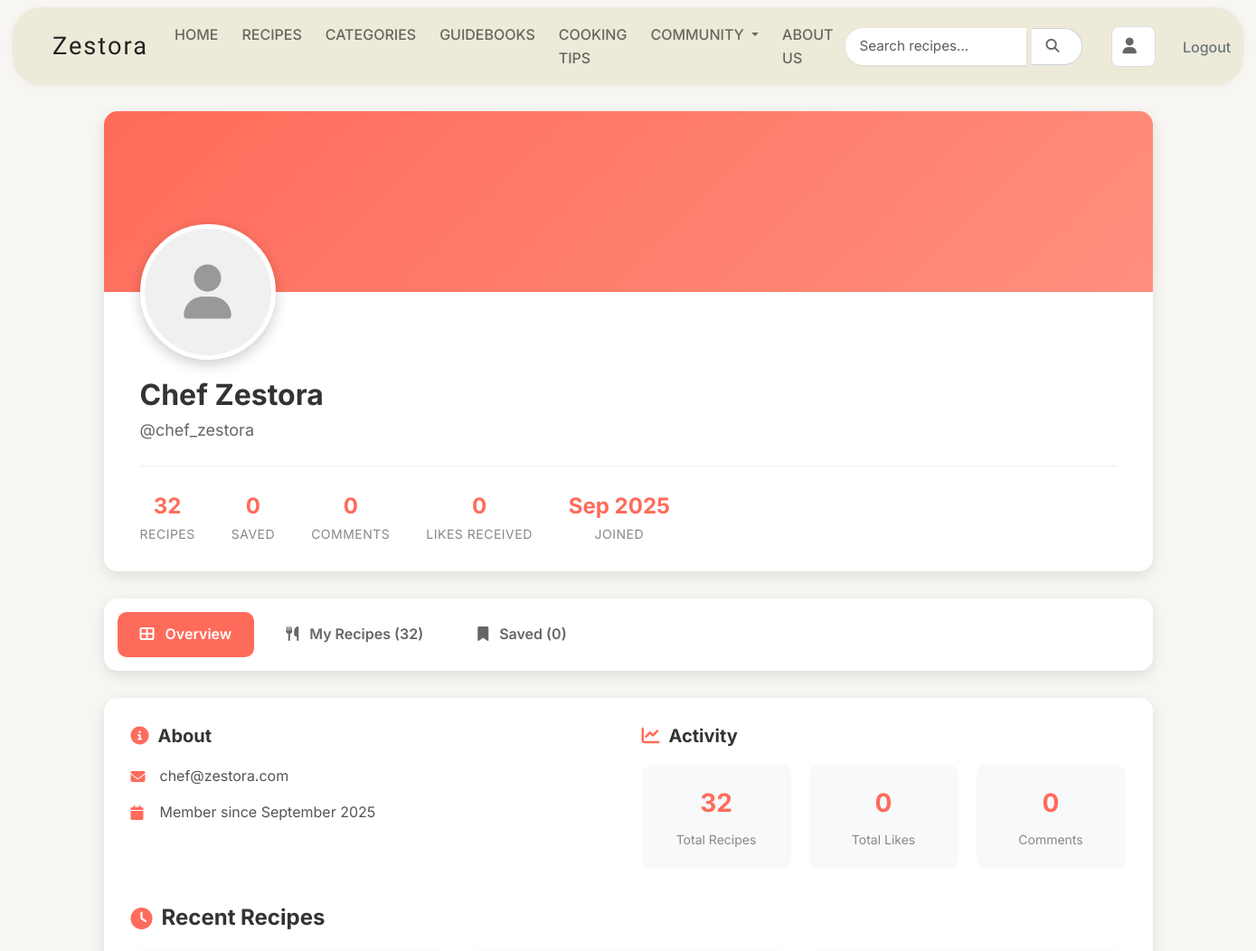
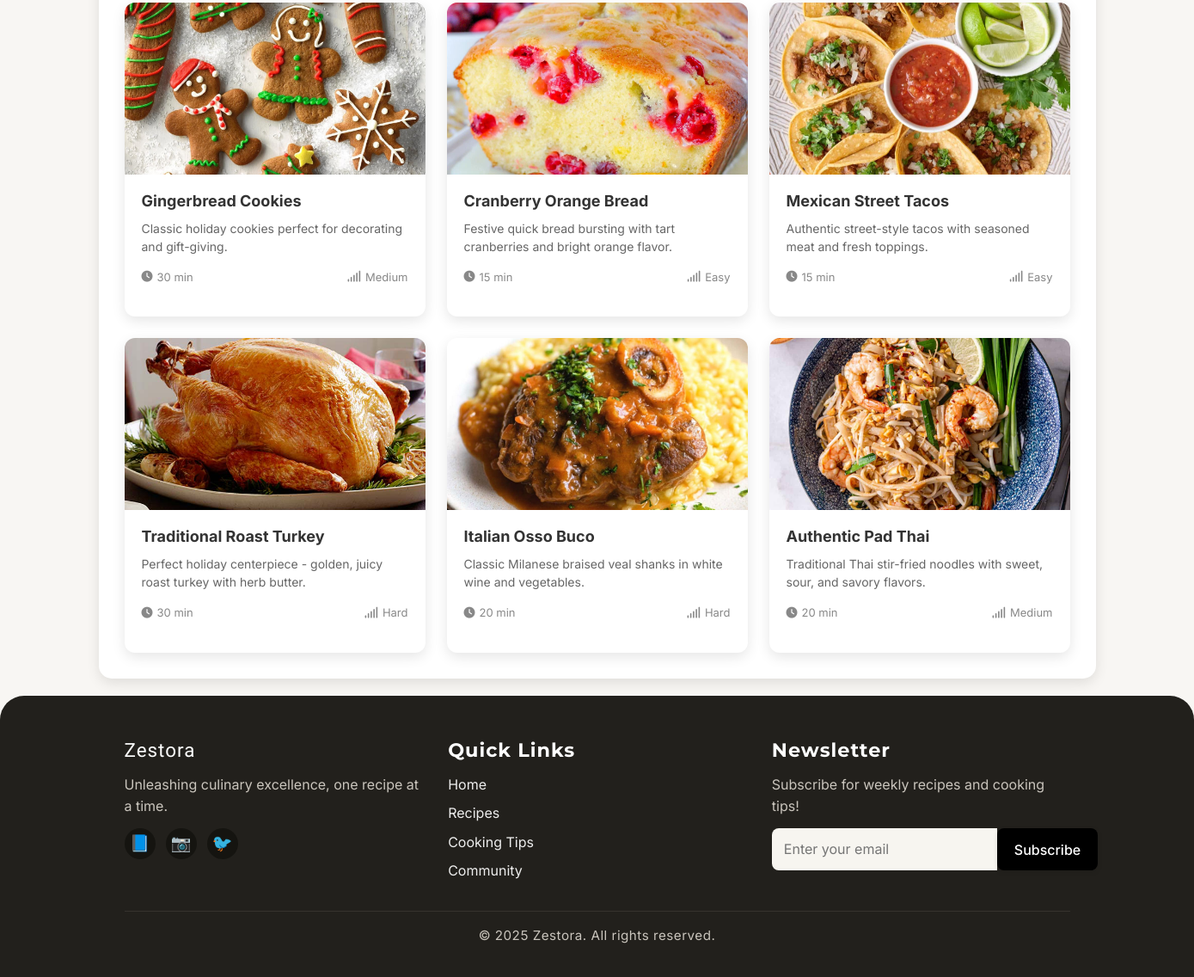
Screenshot of /profile/chef_zestora/ (signed in) with the database file from the repository (2 pictures, top to bottom).
### userprofile/models.py (models this page shows, shortened)
class UserProfile(models.Model):
    user = models.OneToOneField(User, on_delete=models.CASCADE, related_name='profile')
    profile_image = models.ImageField(upload_to='profile_images/', blank=True, null=True)
    bio = models.TextField(max_length=500, blank=True)
    location = models.CharField(max_length=100, blank=True)
    phone = models.CharField(max_length=20, blank=True)
    date_of_birth = models.DateField(null=True, blank=True)
    website = models.URLField(max_length=200, blank=True)
    created_at = models.DateTimeField(auto_now_add=True)
    updated_at = models.DateTimeField(auto_now=True)
    @property
    def comment_count(self):
        return self.user.recipe_comments.filter(is_active=True).count()
    @property
    def likes_received_count(self):
        from recipes.models import RecipeLike
        return RecipeLike.objects.filter(recipe__author=self.user, is_like=True).count()
    @property
    def full_name(self):
        return f"{self.user.first_name} {self.user.last_name}".strip() or self.user.username

### recipes/models.py (models this page shows, shortened)
class Recipe(models.Model):
    DIFFICULTY_CHOICES = [
        ('easy', 'Easy'),
        ('medium', 'Medium'),
        ('hard', 'Hard'),
    ]
    title = models.CharField(max_length=200)
    slug = models.SlugField(unique=True)
    description = models.TextField()
    ingredients = models.TextField()
    instructions = models.TextField()
    prep_time = models.IntegerField(help_text="Preparation time in minutes")
    cook_time = models.IntegerField(help_text="Cooking time in minutes")
    servings = models.IntegerField()
    difficulty = models.CharField(max_length=10, choices=DIFFICULTY_CHOICES)
    category = models.ForeignKey(Category, on_delete=models.CASCADE)
    image = models.ImageField(upload_to='recipes/', blank=True, null=True)
    author = models.ForeignKey(User, on_delete=models.CASCADE)
    featured = models.BooleanField(default=False)
    created_at = models.DateTimeField(auto_now_add=True)
    updated_at = models.DateTimeField(auto_now=True)

### userprofile/views.py (the view)
# urls.py: path('', views.profile_view, name='profile'),
@login_required
def profile_view(request, username=None):
    if username:
        user = get_object_or_404(User, username=username)
    else:
        user = request.user
    profile, created = UserProfile.objects.get_or_create(user=user)
    if created:
        messages.info(request, 'Profile created successfully!')
    user_recipes = Recipe.objects.filter(author=user).order_by('-created_at')
    from recipes.models import SavedRecipe
    saved_recipe_ids = SavedRecipe.objects.filter(user=user).values_list('recipe_id', flat=True)
    saved_recipes = Recipe.objects.filter(id__in=saved_recipe_ids).order_by('-created_at')
    context = {
        'profile_user': user,
        'profile': profile,
        'user_recipes': user_recipes,
        'saved_recipes': saved_recipes,
        'is_own_profile': request.user == user,
        'active_page': 'profile',
    }
    return render(request, 'userprofile/profile.html', context)

### templates/userprofile/profile.html (shortened to what this page needs)
{% extends 'base.html' %}
{% load static %}
{% block extra_css %}
<link rel="stylesheet" href="{% static 'css/profile.css' %}">
{% endblock %}
{% block content %}
<div class="profile-container">
    <div class="profile-header">
        <div class="profile-cover"></div>
        <div class="profile-info-wrapper">
            <div class="profile-image-container">
                {% if profile.profile_image %}
                    <img src="{{ profile.profile_image.url }}" alt="{{ profile_user.username }}" class="profile-image">
                {% else %}
                    <div class="profile-image-placeholder">
                        <i class="fas fa-user"></i>
                    </div>
                {% endif %}
            </div>
            <div class="profile-details">
                <h1 class="profile-name">{{ profile.full_name }}</h1>
                <p class="profile-username">@{{ profile_user.username }}</p>
            </div>
            <div class="profile-stats">
                <div class="stat-item">
                    <span class="stat-number">{{ user_recipes.count }}</span>
                    <span class="stat-label">Recipes</span>
                </div>
                <div class="stat-item">
                    <span class="stat-number">{{ saved_recipes.count }}</span>
                    <span class="stat-label">Saved</span>
                </div>
                <div class="stat-item">
                    <span class="stat-number">{{ profile.comment_count }}</span>
                    <span class="stat-label">Comments</span>
                </div>
                <div class="stat-item">
                    <span class="stat-number">{{ profile.likes_received_count }}</span>
                    <span class="stat-label">Likes Received</span>
                </div>
                <div class="stat-item">
                    <span class="stat-number">{{ profile_user.date_joined|date:"M Y" }}</span>
                    <span class="stat-label">Joined</span>
                </div>
            </div>
        </div>
    </div>
    <div class="profile-tabs">
        <button class="tab-btn active" data-tab="overview">
            <i class="fas fa-th-large"></i> Overview
        </button>
        <button class="tab-btn" data-tab="recipes">
            <i class="fas fa-utensils"></i> My Recipes ({{ user_recipes.count }})
        </button>
        <button class="tab-btn" data-tab="saved">
            <i class="fas fa-bookmark"></i> Saved ({{ saved_recipes.count }})
        </button>
    </div>
    <div class="tab-content">
        <div class="tab-pane active" id="overview">
            <div class="overview-grid">
                <div class="overview-section">
                    <h3><i class="fas fa-info-circle"></i> About</h3>
                    <div class="info-list">
                        <div class="info-item">
                            <i class="fas fa-envelope"></i>
                            <span>{{ profile_user.email }}</span>
                        </div>
                        <div class="info-item">
                            <i class="fas fa-calendar"></i>
                            <span>Member since {{ profile_user.date_joined|date:"F Y" }}</span>
                        </div>
                    </div>
                </div>
                <div class="overview-section">
                    <h3><i class="fas fa-chart-line"></i> Activity</h3>
                    <div class="activity-stats">
                        <div class="activity-item">
                            <span class="activity-number">{{ user_recipes.count }}</span>
                            <span class="activity-label">Total Recipes</span>
                        </div>
                        <div class="activity-item">
                            <span class="activity-number">0</span>
                            <span class="activity-label">Total Likes</span>
                        </div>
                        <div class="activity-item">
                            <span class="activity-number">0</span>
                            <span class="activity-label">Comments</span>
                        </div>
                    </div>
                </div>
            </div>
            {% if user_recipes %}
            <div class="recent-recipes-section">
                <h3><i class="fas fa-clock"></i> Recent Recipes</h3>
                <div class="recipes-grid">
                    {% for recipe in user_recipes|slice:":6" %}
                    <div class="recipe-card">
                        <a href="{% url 'recipes:recipe_detail' recipe.slug %}">
                            <div class="recipe-image-wrapper">
                                {% if recipe.image %}
                                    <img src="{{ recipe.image.url }}" alt="{{ recipe.title }}" onerror="this.style.display='none'; this.nextElementSibling.style.display='flex';">
                                {% else %}
                                    <div class="recipe-placeholder">
                                        <i class="fas fa-utensils"></i>
                                    </div>
                                {% endif %}
                            </div>
                            <div class="recipe-info">
                                <h4>{{ recipe.title }}</h4>
                                <p>{{ recipe.description|truncatewords:15 }}</p>
                                <div class="recipe-meta">
                                    <span><i class="fas fa-clock"></i> {{ recipe.prep_time }} min</span>
                                    <span><i class="fas fa-signal"></i> {{ recipe.get_difficulty_display }}</span>
                                </div>
                            </div>
                        </a>
                    </div>
                    {% endfor %}
                </div>
            </div>
            {% endif %}
        </div>
    </div>
</div>
{% endblock %}

### static/css/styles.css (style rules this page uses)
* { margin: 0; padding: 0; box-sizing: border-box; }
body { font-family: 'Inter', sans-serif; line-height: 1.6; color: #333; background-color: #f8f6f3; }
.recipe-card { background: white; border-radius: 15px; overflow: hidden; box-shadow: 0 4px 15px rgba(0, 0, 0, 0.1); transition: transform 0.3s ease, box-shadow 0.3s ease; }
.recipe-card img { width: 100%; height: 200px; object-fit: cover; }
.recipe-meta { display: flex; justify-content: space-between; color: #666; font-size: 0.9rem; margin-bottom: 1rem; }

### static/css/profile.css (style rules this page uses)
.profile-container { max-width: 1200px; margin: 0 auto; padding: 20px; }
.profile-header { background: white; border-radius: 15px; overflow: hidden; box-shadow: 0 5px 15px rgba(0,0,0,0.1); margin-bottom: 30px; }
.profile-cover { height: 200px; background: linear-gradient(135deg, #ff6b5a 0%, #ff8f7d 100%); }
.profile-info-wrapper { padding: 0 40px 30px; position: relative; }
.profile-image-container { width: 150px; height: 150px; border-radius: 50%; border: 5px solid white; overflow: hidden; margin-top: -75px; background: white; box-shadow: 0 5px 15px rgba(0,0,0,0.2); }
.profile-image-placeholder { width: 100%; height: 100%; display: flex; align-items: center; justify-content: center; background: #f0f0f0; color: #999; font-size: 60px; }
.profile-details { margin-top: 20px; }
.profile-name { font-size: 32px; font-weight: 700; color: #333; margin-bottom: 5px; }
.profile-username { font-size: 18px; color: #666; margin-bottom: 10px; }
.profile-stats { display: flex; gap: 40px; margin-top: 25px; padding-top: 25px; border-top: 1px solid #eee; }
.stat-item { display: flex; flex-direction: column; align-items: center; }
.stat-number { font-size: 24px; font-weight: 700; color: #ff6b5a; }
.stat-label { font-size: 14px; color: #888; text-transform: uppercase; letter-spacing: 0.5px; }
.profile-tabs { display: flex; gap: 10px; background: white; padding: 15px; border-radius: 15px; box-shadow: 0 5px 15px rgba(0,0,0,0.1); margin-bottom: 30px; overflow-x: auto; }
.tab-btn { padding: 12px 25px; border: none; background: transparent; color: #666; font-size: 16px; font-weight: 600; cursor: pointer; border-radius: 10px; transition: all 0.3s ease; white-space: nowrap; }
.tab-btn i { margin-right: 8px; }
.tab-btn.active { background: #ff6b5a; color: white; }
.tab-content { background: white; border-radius: 15px; padding: 30px; box-shadow: 0 5px 15px rgba(0,0,0,0.1); }
.tab-pane { display: none; }
.tab-pane.active { display: block; }
.overview-grid { display: grid; grid-template-columns: repeat(auto-fit, minmax(300px, 1fr)); gap: 30px; margin-bottom: 40px; }
.overview-section h3 { font-size: 20px; font-weight: 700; color: #333; margin-bottom: 20px; display: flex; align-items: center; gap: 10px; }
.overview-section h3 i { color: #ff6b5a; }
.info-list { display: flex; flex-direction: column; gap: 15px; }
.info-item { display: flex; align-items: center; gap: 12px; color: #555; }
.info-item i { color: #ff6b5a; width: 20px; }
.activity-stats { display: grid; grid-template-columns: repeat(3, 1fr); gap: 20px; }
.activity-item { text-align: center; padding: 20px; background: #f8f9fa; border-radius: 10px; }
.activity-number { display: block; font-size: 28px; font-weight: 700; color: #ff6b5a; margin-bottom: 5px; }
.activity-label { font-size: 14px; color: #888; }
.recent-recipes-section { margin-top: 40px; }
.recent-recipes-section h3 { font-size: 24px; font-weight: 700; color: #333; margin-bottom: 25px; display: flex; align-items: center; gap: 10px; }
.recent-recipes-section h3 i { color: #ff6b5a; }
.recipes-grid { display: grid; grid-template-columns: repeat(auto-fill, minmax(280px, 1fr)); gap: 25px; }
.recipe-card { border-radius: 12px; overflow: hidden; box-shadow: 0 5px 15px rgba(0,0,0,0.1); transition: transform 0.3s ease, box-shadow 0.3s ease; background: white; }
.recipe-card a { text-decoration: none; color: inherit; }
.recipe-image-wrapper { width: 100%; height: 200px; position: relative; overflow: hidden; }
.recipe-card img { width: 100%; height: 200px; object-fit: cover; }
.recipe-info { padding: 20px; }
.recipe-info h4 { font-size: 18px; font-weight: 700; color: #333; margin-bottom: 10px; }
.recipe-info p { font-size: 14px; color: #666; line-height: 1.5; margin-bottom: 15px; }
.recipe-meta { display: flex; gap: 15px; font-size: 13px; color: #888; }
.recipe-meta span { display: flex; align-items: center; gap: 5px; }

### rows the page displays
UserProfile: full_name "Chef Zestora", comment_count "0", likes_received_count "0"
Recipe: image (picture), title "Gingerbread Cookies", description "Classic holiday cookies perfect for decorating and gift-giving.", prep_time "30", difficulty "Medium"
Recipe: shows a picture, title "Cranberry Orange Bread", description "Festive quick bread bursting with tart cranberries and bright orange flavor.", prep_time "15", difficulty "Easy"
Recipe: image (picture), title "Mexican Street Tacos", description "Authentic street-style tacos with seasoned meat and fresh toppings.", prep_time "15", difficulty "Easy"
Recipe: shows a picture, title "Traditional Roast Turkey", description "Perfect holiday centerpiece - golden, juicy roast turkey with herb butter.", prep_time "30", difficulty "Hard"
Recipe: shows a picture, title "Italian Osso Buco", description "Classic Milanese braised veal shanks in white wine and vegetables.", prep_time "20", difficulty "Hard"
Recipe: shows a picture, title "Authentic Pad Thai", description "Traditional Thai stir-fried noodles with sweet, sour, and savory flavors.", prep_time "20", difficulty "Medium"

### other values shown
{{ profile_user.username }} "chef_zestora"
{{ user_recipes.count }} "32"
{{ saved_recipes.count }} "0"
{{ profile_user.date_joined|date:"M Y" }} "Sep 2025"
{{ profile_user.email }} "chef@zestora.com"
{{ profile_user.date_joined|date:"F Y" }} "September 2025"
